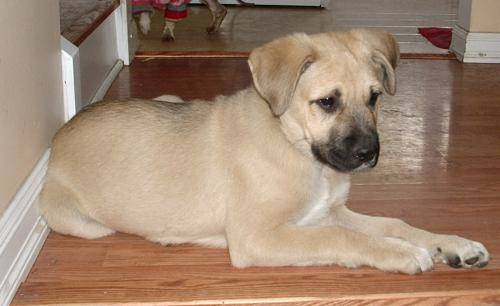
#> input picture ObjectDetect/dataset/dog.12044.jpg, 500 x 306 px, found by its file name; its folder holds only this picture in this run
$ python CvTest.py
#> lines starting #> are read from the running program, lines starting #| are printed output that depends on the picture
import numpy as np
import os
import cv2

path='./ObjectDetect/dataset/'
file=os.listdir(path)
for f in file:
    img=cv2.imread(os.path.join(path,f))
#> img is the input picture: shape (306, 500, 3); mean B, G, R 112.6, 133.2, 159.6
    img=cv2.resize(img,dsize=(227,227))
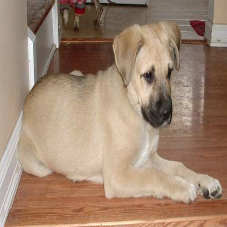
#> img: shape (227, 227, 3); mean B, G, R 112.5, 133, 159.4
    #cv2.imshow('img',img)
    #cv2.waitKey(0)
    # img=img.reshape(-1,227,227,3)
    print(img.shape)
#| (227, 227, 3)
    w,h=img.shape[:2]
#> w = 227; h = 227
    print(w,h)
#| 227 227

l=[10,20,30,90,70,12,24]
print(np.argmax(l))
